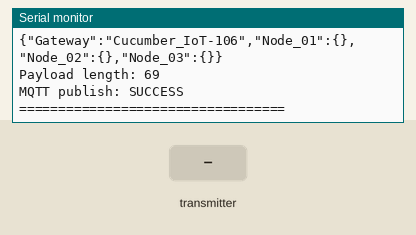
Bench run of a sketch on a simulated ESP32. Parts: the last lines printed to the serial monitor. Inputs (shaded band) come from the test bench. WiFi joins after 1.5 s; servers stay silent unless stated; random numbers use the default seed unless the sketch sets one; no MQTT or app messages arrive unless stated; not simulated (calls return 0 or success): credentials.h.

Above: at 3.7 s.
3.8 s: the transmitter starts sending node_id = 0
At 4.11 s:
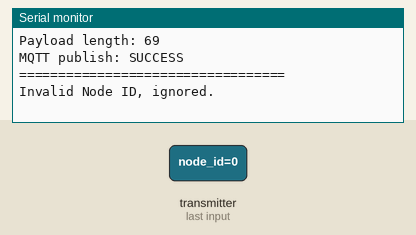
5.8 s: the transmitter starts sending node_id = 1
At 6.11 s:
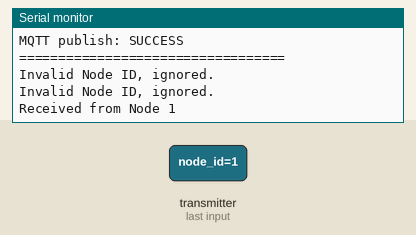
7.8 s: the transmitter starts sending temp = 25
9.3 s: the transmitter starts sending humi = 25
10.8 s: the transmitter starts sending pres = 25
12.3 s: the transmitter starts sending alti = 25
Timing chart, 0 to 14.8 s (numbered marks = the images above; inputs shaded):
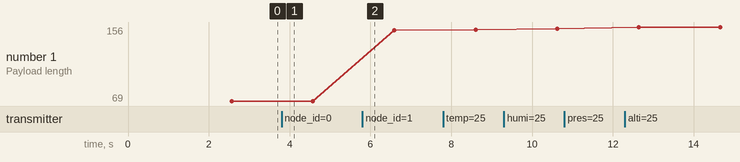

Measured:
- after the input at 3.8 s, the serial monitor: prints a new line at once (image 1)
- after the input at 5.8 s, the serial monitor: prints a new line at once (image 2)
- plotted number 1: 69 → 152 after the input at 5.8 s, 152 → 153 after the input at 7.8 s, 153 → 154 after the input at 9.3 s, 154 → 156 after the input at 12.3 s

The sketch:

Gateway.ino
```cpp
#include <WiFi.h>
#include <esp_now.h>
#include "esp_wifi.h"
#include <PubSubClient.h>
#include <ArduinoJson.h>
#include "credentials.h"

const char* mqtt_server   = "iotfun.iotcloudserve.net";
const int   mqtt_port     = 18106;
const char* topic_publish = "IoTFun/Group106";

WiFiClient espClient;
PubSubClient client(espClient);

// ---- Struct ----
typedef struct SensorData {
  int node_id; // Identifies which parcel (1, 2, or 3) the data is from
  float temp, humi, pres, alti; // Environmental data
  float acx, acy, acz; // Motion & Impact data (The core features for AI training)
  float gyx, gyy, gyz;
} SensorData;

SensorData receivedData;
SensorData node1, node2, node3;
bool gotNode1 = false, gotNode2 = false, gotNode3 = false;

// ---- MQTT Reconnect ----
void reconnect() {
  while (!client.connected()) {
    Serial.print("Connecting MQTT...");

    String clientId = "ESP32_GW_" + String(random(0xffff), HEX);

    if (client.connect(clientId.c_str(), mqtt_user, mqtt_pass)) {
      Serial.println("connected");
    } else {
      Serial.print("failed rc=");
      Serial.println(client.state());
      delay(5000);
    }
  }
}

// ---- ESP-NOW Callback ----
void onDataRecv(const esp_now_recv_info_t *recv_info, const uint8_t *incomingData, int len) {
  if (len != sizeof(SensorData)) {
    Serial.println("Invalid packet size, ignored.");
    return;
  }
  memcpy(&receivedData, incomingData, sizeof(receivedData));

  // Sort data into specific containers based on Node ID
  if (receivedData.node_id < 1 || receivedData.node_id > 3) {
    Serial.println("Invalid Node ID, ignored.");
    return;
  }
  // 3. Multi-Node Identification & Sorting
  if (receivedData.node_id == 1) {
    node1 = receivedData;
    gotNode1 = true;
  }
  else if (receivedData.node_id == 2) {
    node2 = receivedData;
    gotNode2 = true;
  }
  else if (receivedData.node_id == 3) {
    node3 = receivedData;
    gotNode3 = true;
  }

  Serial.printf("Received from Node %d\n", receivedData.node_id);
}

// ---- JSON Helper ----
void addNodeToJson(JsonObject node, SensorData data) {
  node["temp"] = data.temp;
  node["humi"] = data.humi;
  node["pres"] = data.pres;
  node["alti"] = data.alti;
  node["acx"]  = data.acx;
  node["acy"]  = data.acy;
  node["acz"]  = data.acz;
  node["gyx"]  = data.gyx;
  node["gyy"]  = data.gyy;
  node["gyz"]  = data.gyz;
}

// ---- WiFi ----
void setup_wifi() {
  Serial.print("Connecting to WiFi");

  WiFi.mode(WIFI_STA);
  WiFi.begin(ssid, password);

  while (WiFi.status() != WL_CONNECTED) {
    delay(500);
    Serial.print(".");
  }

  Serial.println();
  Serial.println("WiFi connected");
  Serial.print("IP Address: ");
  Serial.println(WiFi.localIP());
  Serial.print("MAC Address: ");
  Serial.println(WiFi.macAddress());
  Serial.print("WiFi Channel: ");
  Serial.println(WiFi.channel());
}

// ---- Setup ----
void setup() {
  Serial.begin(115200);
  delay(1000);

  setup_wifi();
  client.setServer(mqtt_server, mqtt_port);
  client.setBufferSize(2048);

  if (esp_now_init() != ESP_OK) {
    Serial.println("ESP-NOW init failed");
    return;
  }

  esp_now_register_recv_cb(onDataRecv);

  Serial.println("ESP-NOW Ready");
}

// ---- Loop ----
void loop() {
  if (!client.connected()) {
    reconnect();
  }

  client.loop();

  StaticJsonDocument<1024> doc;

  doc["Gateway"] = "Cucumber_IoT-106";

  JsonObject n1 = doc.createNestedObject("Node_01");
  JsonObject n2 = doc.createNestedObject("Node_02");
  JsonObject n3 = doc.createNestedObject("Node_03");

  if (gotNode1) {
    addNodeToJson(n1, node1);
  }

  if (gotNode2) {
    addNodeToJson(n2, node2);
  }

  if (gotNode3) {
    addNodeToJson(n3, node3);
  }

  char buffer[1024];
  size_t len = serializeJson(doc, buffer);

  Serial.println("========== JSON Payload ==========");
  Serial.println(buffer);
  Serial.print("Payload length: ");
  Serial.println(len);

  bool ok = client.publish(topic_publish, (const uint8_t*)buffer, len);

  if (ok) {
    Serial.println("MQTT publish: SUCCESS");
  } else {
    Serial.print("MQTT publish: FAILED, state=");
    Serial.println(client.state());
  }

  Serial.println("==================================");

  delay(2000);
}
```
